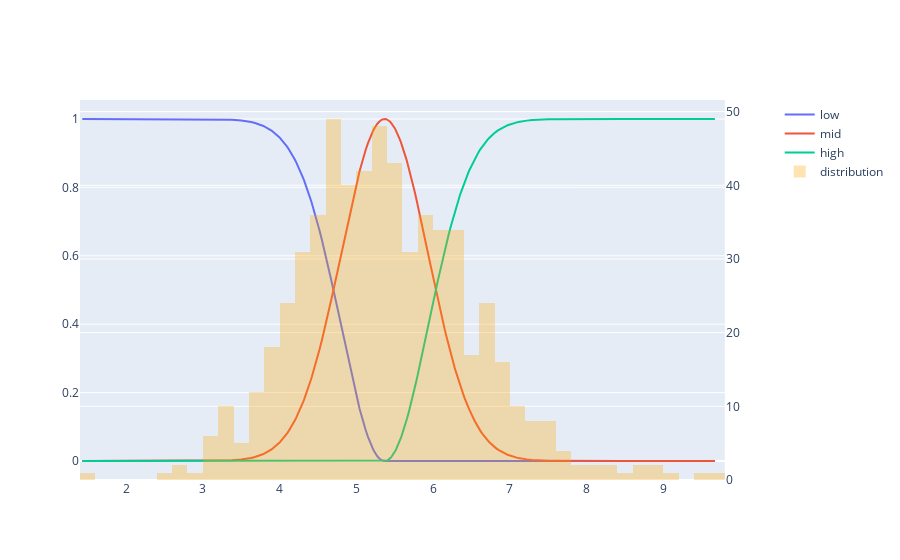

Write notebook code for a chart like this one.
### Code cell
plot_fuzzyfication(df_eda, df_params, 'CHOL', type_='normal')

### Figure 1 — Plotly figure (JSON) as saved in the notebook; plotly's stock layout.template omitted (floating-point values rounded to 4 significant figures; data arrays with more than 128 entries replaced by an {"elided": "..."} marker saying what was removed)
{"data": [{"name": "low", "type": "scatter", "x": {"elided": "615 float values"}, "y": {"elided": "615 float values"}}, {"name": "mid", "type": "scatter", "x": {"elided": "615 float values"}, "y": {"elided": "615 float values"}}, {"name": "high", "type": "scatter", "x": {"elided": "615 float values"}, "y": {"elided": "615 float values"}}, {"marker": {"color": "orange"}, "name": "distribution", "opacity": 0.3, "type": "histogram", "x": {"elided": "615 float values"}, "xaxis": "x", "yaxis": "y2"}], "layout": {"xaxis": {"anchor": "y", "domain": [0, 0.94]}, "yaxis": {"anchor": "x", "domain": [0, 1]}, "yaxis2": {"anchor": "x", "overlaying": "y", "side": "right"}}}
